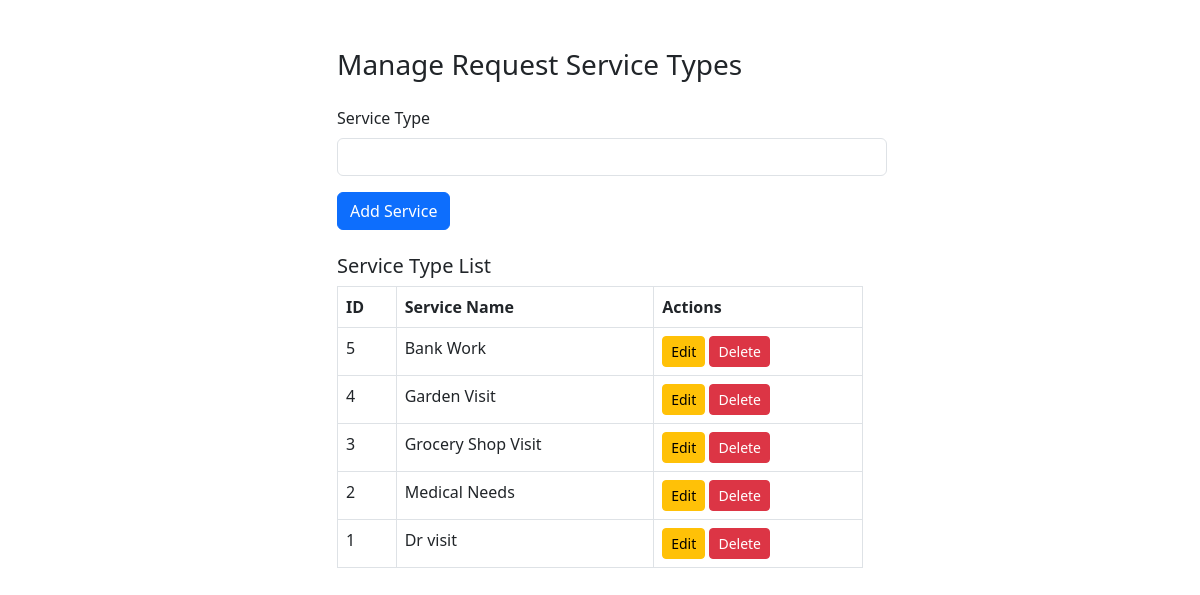
The app's page /servicetype.php with its own data.
### tables this page shows
CREATE TABLE `request_services` (
  `id` int(11) NOT NULL,
  `service_name` varchar(100) NOT NULL
);

### servicetype.php (the view, shortened to what this page needs)
<?php
include 'db.php';
$edit_service = null;
?>
<!DOCTYPE html>
<html>
<head>
    <link href="https://cdn.jsdelivr.net/npm/bootstrap@5.3.0/dist/css/bootstrap.min.css" rel="stylesheet">
</head>
<body>
<div class="container mt-5" style="width: 550px;">
    <h3 class="mb-4">Manage Request Service Types</h3>
    <form method="POST" class="mb-4" style="width: 550px;" >
        <div class="mb-3">
            <label for="service_name" class="form-label">Service Type</label>
            <input type="text" name="service_name" class="form-control"  required
                   value="<?= $edit_service['service_name'] ?? '' ?>">
        </div>
        <?php if ($edit_service): ?>
            <button type="submit" name="update_service" class="btn btn-info">Update</button>
            <a href="manage_service_type.php" class="btn btn-secondary">Cancel</a>
        <?php else: ?>
            <button type="submit" name="add_service" class="btn btn-primary">Add Service</button>
        <?php endif; ?>
    </form>
    <h5>Service Type List</h5>
    <table class="table table-bordered">
        <thead>
        <tr>
            <th>ID</th>
            <th>Service Name</th>
            <th>Actions</th>
        </tr>
        </thead>
        <tbody>
        <?php
        $res = $conn->query("SELECT * FROM request_services ORDER BY id DESC");
        if ($res->num_rows > 0):
            while ($row = $res->fetch_assoc()):
                ?>
                <tr>
                    <td><?= $row['id'] ?></td>
                    <td><?= htmlspecialchars($row['service_name']) ?></td>
                    <td>
                        <a href="?edit=<?= $row['id'] ?>" class="btn btn-sm btn-warning">Edit</a>
                        <a href="?delete=<?= $row['id'] ?>" class="btn btn-sm btn-danger" onclick="return confirm('Delete this service?')">Delete</a>
                    </td>
                </tr>
            <?php endwhile;
        else: ?>
            <tr><td colspan="3" class="text-center">No services added.</td></tr>
        <?php endif; ?>
        </tbody>
    </table>
</div>
</body>
</html>

### records on screen
request_services: id "5", service_name "Bank Work"
request_services: id "4", service_name "Garden Visit"
request_services: id "3", service_name "Grocery Shop Visit"
request_services: id "2", service_name "Medical Needs"
request_services: id "1", service_name "Dr visit"
